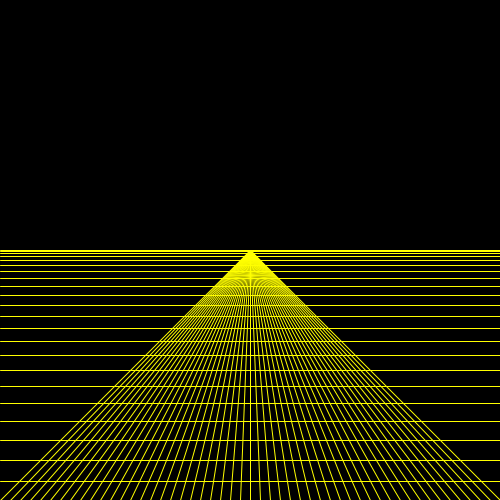
Frame 1 (no input)
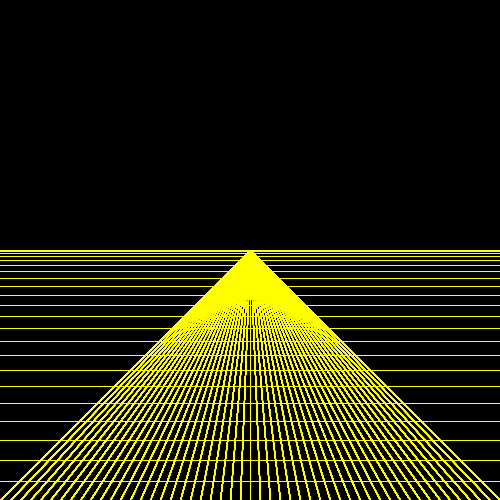
Frame 60 (the mouse pressed at the canvas centre just before this capture)
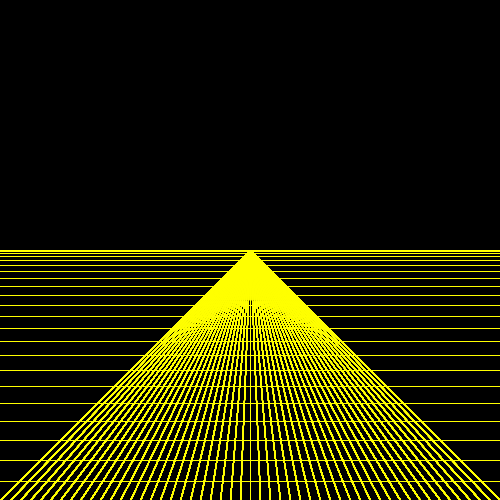
Frame 120 (the mouse held since frame 60 and released just before this capture)

The Processing sketch that drew these frames (run headless with seeded random() and noise(); from frame 60 on, the mouse is pressed at the canvas centre):

// Processing sketch: Loops
// ── Loops.pde
void setup()
{
  size(500, 500);
  background(0);
}

void draw()
{
  stroke(255, 255, 0);
  
  for(int i = 0; i <= width; i+=10)
  {
    line(width/2, height/2, i, width);
  }
  
  int x = 0;
  
  for (int j = height/2; j < height; j+=x)
  {
    line(0, j, width, j);
    x++;
  }
}
